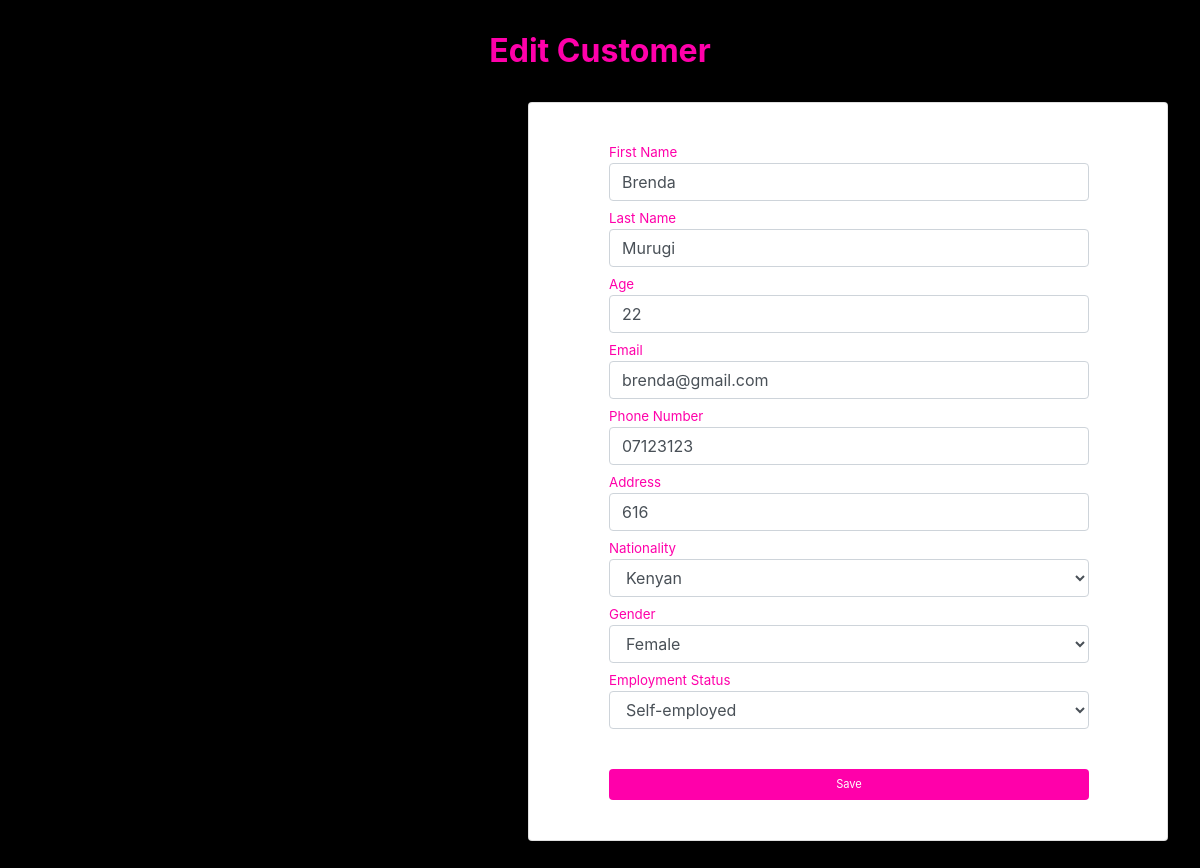
Page /wallet/customers/edit/5/ on the committed database.
### wallet/models.py (models this page shows, shortened)
class Customer(models.Model):
    first_name = models.CharField(max_length= 20)
    last_name = models.CharField(max_length= 20)
    age = models.PositiveSmallIntegerField()
    email = models.EmailField()
    phone_number = models.CharField(max_length= 15)
    address = models.CharField(max_length=20)
    nationality = models.CharField(max_length=25,choices=NATIONALITIES_CHOICES,null=True)
    gender = models.CharField(max_length=15,choices=GENDER_CHOICES,null=True)
    employment_status = models.CharField(max_length=24,choices=EMPLOYMENT_CHOICES,null=True)
    profile_picture = models.ImageField(default='default.jpg', upload_to='profile_pics')

### wallet/views.py (the view)
# urls.py: path("customers/edit/<int:id>/",views.edit_customer,name="edit_customer"),
def edit_customer(request,id):
    customer = models.Customer.objects.get(id=id)
    if request.method == "POST":
        form = forms.CustomerRegistrationForm(request.POST,instance=customer)
        if form.is_valid():
            form.save()
            return redirect("customer_profile",id=customer.id)
    else:
        form =forms.CustomerRegistrationForm(instance=customer)
        return render(request,"wallet/edit_customer.html",{"form":form})

### wallet/forms.py
class CustomerRegistrationForm(forms.ModelForm):
    class Meta:
        model = models.Customer
        fields = ("first_name","last_name","age","email","phone_number","address","nationality","gender","employment_status","profile_picture")
        widgets = {
            "first_name":forms.TextInput(attrs={'placeholder': 'Enter your first name','class': "form-control"}),
            "last_name":forms.TextInput(attrs={'placeholder': 'Enter your last name','class': "form-control"}),
            "age":forms.TextInput(attrs={'placeholder': 'Enter your age','class': "form-control"}),
            "email":forms.TextInput(attrs={'placeholder': 'Enter your email','class': "form-control"}),
            "phone_number":forms.TextInput(attrs={'placeholder': 'Enter your phone number','class': "form-control"}),
            "address":forms.TextInput(attrs={'placeholder': 'Enter your address','class': "form-control"}),
            "nationality":forms.Select(attrs={'class': "form-control"}),
            "gender":forms.Select(attrs={'class': "form-control"}),
            "employment_status":forms.Select(attrs={'class': "form-control"}),
         }

### wallet/templates/wallet/edit_customer.html (shortened to what this page needs)
<!DOCTYPE html>
<html lang="en">
<head>
    <link rel="stylesheet" href="https://cdn.jsdelivr.net/npm/bootstrap@4.0.0/dist/css/bootstrap.min.css"
>
</head>
<body style="background-color: black;">
    <h2 style="color: #ff00aa; text-align: center; font-weight: bold; margin-top: 2rem;">Edit Customer</h2>
    <form method="POST">{%csrf_token%}
        <div class="card"
            style="width: 40rem; margin-left: 33rem; padding: 2.5rem; margin-top: 2rem; margin-bottom: 2rem;">
            <div style="margin-left: 2.5rem; color: #ff00aa; font-size: smaller;  width: 30rem;">
                <label for="first_name" style="width: 30rem;">First Name
                    {{form.first_name}}
                </label>
                <label for="last_name" style=" width: 30rem;">Last Name
                    {{form.last_name}}
                </label>
                <label for="age" style="width: 30rem;">Age
                    {{form.age}}
                </label>
                <label for="email" style="width: 30rem;">Email
                    {{form.email}}
                </label>
                <label for="phone_number" style="width: 30rem;">Phone Number
                    {{form.phone_number}}
                </label>
                <label for="address" style="width: 30rem;">Address
                    {{form.address}}
                </label>
                <label for="nationality" style="width: 30rem;">Nationality
                    {{form.nationality}}
                </label>
                <label for="gender" style="width: 30rem;">Gender
                    {{form.gender}}
                </label>
                <label for="employment_status" style="width: 30rem;">Employment Status
                    {{form.employment_status}}
                </label>
                <button type="submit" class="save btn btn-default"
                    style="width: 30rem; margin-top: 2rem; background-color: #ff00aa; color: white; font-size: smaller;">Save</button>
            </div>
        </div>
    </form>
</body>
</html>

### rows in the picture
Customer: first_name "Brenda", last_name "Murugi", age "22", email "brenda@gmail.com", phone_number "07123123", address "616", nationality "Kenyan", gender "Female", employment_status "Self-employed"
